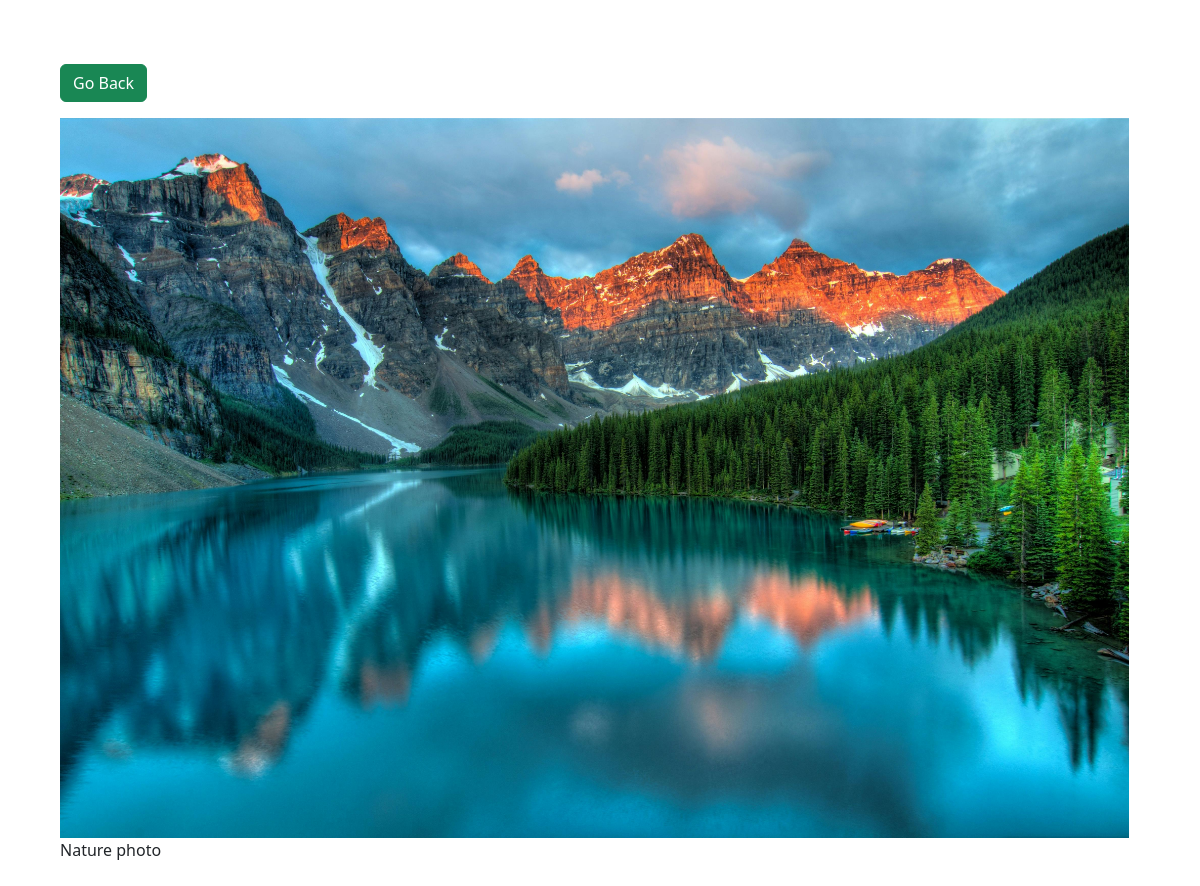
Screenshot of /photo/1/ with the database file from the repository.
### photos/models.py (models this page shows, shortened)
class Photo(models.Model):
    category = models.ForeignKey(
        Category, on_delete=models.SET_NULL, null=True, blank=True)
    image = models.ImageField(null=False, blank=False)
    description = models.TextField()

### photos/views.py (the view)
# urls.py: path('photo/<str:pk>/', views.viewPhoto, name='photo'),
def viewPhoto(request, pk):
    photo=Photo.objects.get(id=pk)
    return render(request,'photos/photo.html', {'photo': photo})

### photos/templates/photos/photo.html (shortened to what this page needs)
<!DOCTYPE html>
<html lang="en">
<head>
    <link href="https://cdn.jsdelivr.net/npm/bootstrap@5.3.3/dist/css/bootstrap.min.css" rel="stylesheet"
>
</head>
<body class="m-5">
    <div class="container">
        <div class="row justify-content-center">
            <div class="col">
                <a href="{% url 'gallery' %}" class="btn btn-success my-3">Go Back</a>
                <div style="height: 90vh;">
                    <img style="max-width: 100%; max-height: 100%;" src="{{photo.image.url}}" alt="">
                    <p>{{photo.description}}</p>
                </div>
            </div>
        </div>
    </div>
</body>
</html>

### rows the page displays
Photo: image (picture), description "Nature photo"
